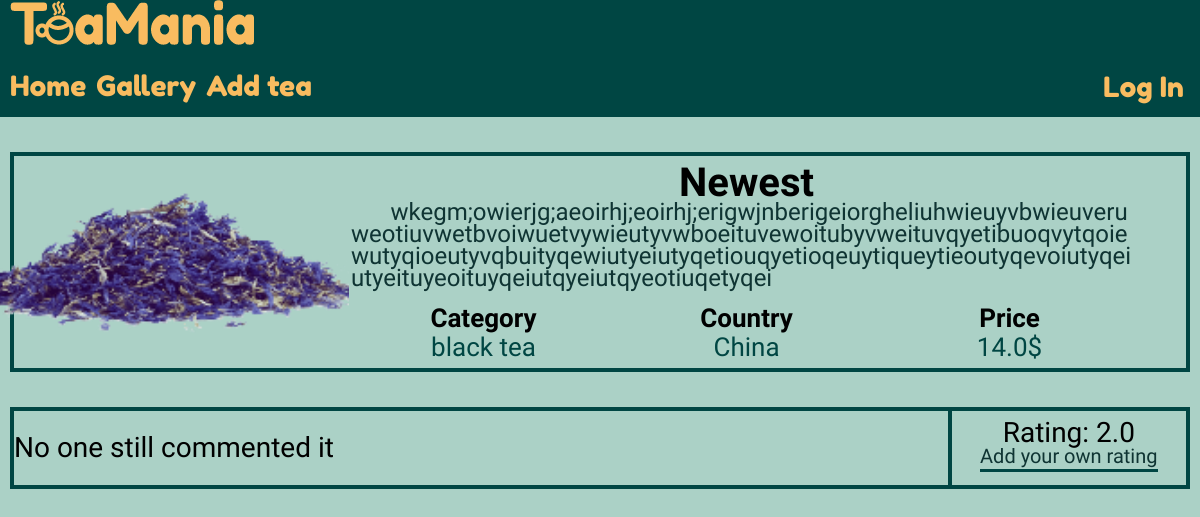
The app's page /gallery/4 with its own data.
### app/models.py (models this page shows, shortened)
class Tea(db.Model):
    id = db.Column(db.Integer, primary_key=True)
    title = db.Column(db.String(50), index=True, unique=True, nullable=False)
    type = db.Column(db.String(20), index=True, nullable=False)
    country = db.Column(db.String(50), index=True, nullable=False)
    description = db.Column(db.String(200))
    price = db.Column(db.Float, index=True, nullable=False)
    rating = db.Column(db.Float, index=True)
    image = db.Column(db.String(150))
    timestamp = db.Column(db.DateTime, index=True, default=datetime.utcnow)
    user_id = db.Column(db.Integer, db.ForeignKey('user.id'))
    comments = db.relationship('Comment', backref='tea', lazy='dynamic')

### app/routes.py (the view)
@app.route('/gallery/<int:id>')
def single(id):
    tea = Tea.query.get(id)
    comments = tea.comments
    return render_template('single.html', tea=tea, comments=comments)

### app/templates/single.html (shortened to what this page needs)
<!DOCTYPE html>
<html lang="en">
<head>
  <link href="https://stackpath.bootstrapcdn.com/font-awesome/4.7.0/css/font-awesome.min.css" rel="stylesheet">
  <link rel="stylesheet" href="{{ url_for('static', filename='css/main_style.css')}}">
  <link rel="stylesheet" href="{{ url_for('static', filename='css/single_style.css')}}">
</head>
<body>
  <header>
    <div class="container">
      <a href="{{ url_for('index') }}" class="header__logo">
        <img src="{{ url_for('static', filename='images/logo_desctop.png') }}" alt="Big logo">
      </a>
      <div class="header__bottom">
        <nav>
          <a href="{{ url_for('index') }}" class="header__button">Home</a>
          <a href="{{ url_for('gallery') }}" class="header__button" >Gallery</a>
          <a href="{{ url_for('add_tea') }}" class="header__button">Add tea</a>
        </nav>
        <div class="header__login">
          <button class="header__button" id="login">Log In</button>
        </div>
      </div>
    </div>
  </header>
  <main>
    <div class="container">
      <section class="tea__section">
        <article class="main__information">
          <div class="tea__image">
            {% if tea.type == 'Black' %}
              <img src="{{ url_for('static', filename='images/blacktear.png')}}" alt="black tea">
            {% elif tea.type == 'Green' %}
              <img src="{{ url_for('static', filename='images/greentear.png')}}" alt="green tea">
            {% else %}
              <img src="{{ url_for('static', filename='images/othertear.png')}}" alt="other tea">
            {% endif %}
          </div>
          <div class="tea__info">
            <h2 class="tea__name">{{ tea.title }}</h2>
            <p class="tea__description">{{ tea.description}}</p>
            <div class="tea__stats">
              <table>
                <tr>
                  <th>Category</th>
                  <th>Country</th>
                  <th>Price</th>
                </tr>
                <tr>
                  <td>{{ tea.type }} tea</td>
                  <td>{{ tea.country }}</td>
                  <td>{{ tea.price }}$</td>
                </tr>
              </table>
            </div>
          </div>
        </article>
      </section>
      <section class="feedback__section">
        <article class="comment__section">
          {% if comments.count() == 0 %}
            <p class="empty__comments">No one still commented it</p>
          {% endif %}
        </article>
        <article class="rating__section">
          <div class="average">
            <div id="average-rating">Rating: {{ tea.rating }}</div>
          </div>
          <div class="your__rating">
            <button id="self-rating">Add your own rating</button>
          </div>
        </article>
      </section>
    </div>
  </main>
</body>
</html>

### app/static/css/main_style.css (style rules this page uses)
* { box-sizing: border-box; }
a { text-decoration: none; }
header { width: 100%; background-color: #004643; }
.header__bottom { display: flex; justify-content: space-between; line-height: normal; padding: 20px 0px 5px; font-family: 'Fredoka One', sans-serif, serif; }
nav { display: flex; }
.header__button { margin-right: 10px; font-size: 28px; color: #f9bc60; }
.header__button:last-child { margin-right: 0; }
.header__login button { background: none; border: none; font-family: 'Fredoka One'; }
nav a::after, .header__login button::after { content: ''; display: block; width: 0; height: 4px; margin-top: 3px; background-color: #f9bc60; transition: width .3s; }
body { height: 100%; font-family: 'Acme', 'PT Serif', serif; font-weight: 400; font-size: 16px; line-height: 18px; margin: 0; padding: 0; background-color: #abd1c6; }
.container { max-width: 1200px; margin: 0 auto; padding: 0 10px; }

### app/static/css/single_style.css (style rules this page uses)
main .container { display: flex; flex-direction: column; align-items: center; }
.tea__section { display: flex; flex-direction: column; width: 100%; height: 60%; margin: 3% auto; border: 4px solid #004643; }
.main__information { display: flex; justify-content: space-between; }
.tea__image { display: flex; justify-content: center; align-content: center; width: 25%; }
.tea__info { display: flex; justify-content: space-between; width: 75%; flex-direction: column; }
.tea__name { text-align: center; margin: 0; padding-top: 2%; font-size: 40px; }
.tea__description { width: 90%; text-indent: 5%; line-height: 22px; font-size: 24px; margin: 0 auto; padding-top: 1%; padding-bottom: 1%; color: #0f3433; word-wrap: break-word; overflow: hidden; }
.tea__stats table { width: 90%; margin: 1% auto; font-size: 26px; text-align: start; }
.tea__stats table tr { text-align: center; }
.tea__stats table th { width: 33.3%; }
.tea__stats table tr td { padding-top: 1%; }
.tea__stats table tr:last-child { color: #004643; }
.feedback__section { display: flex; width: 100%; height: 35%; margin-bottom: 3%; border: 4px solid #004643; }
.comment__section { width: 80%; border-right: 4px solid #004643; }
.rating__section { display: flex; flex-direction: column; justify-content: space-around; width: 20%; margin: 1% auto; text-align: center; }
#average-rating { font-size: 28px; }
.empty__comments { font-size: 28px; }
#self-rating { background: none; border: none; font-size: 20px; color: #0f3433; cursor: pointer; font-family: 'Acme', 'PT Serif', serif; }
#self-rating::after { content: ''; display: block; width: 100%; height: 3px; margin-top: .5px; background-color: #004643; }

### records on screen
Tea: title "Newest", description "wkegm;owierjg;aeoirhj;eoirhj;erigwjnberigeiorgheliuhwieuyvbwieuveruweotiuvwetbvoiwuetvywieutyvwboeituvewoitubyvweituvqyetibuoqvytqoiewutyqioeutyvqbuityqewiutyeiutyqetiouqyetioqeuytiqueytieoutyqevoiutyqeiutyeituyeoituyqeiutqyeiutqyeotiuqetyqei", type "black", country "China", price "14.0", rating "2.0"
